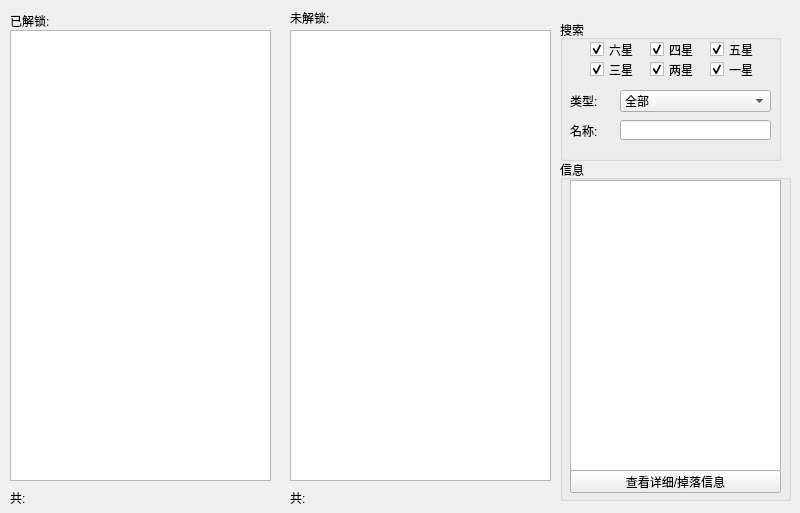
<?xml version="1.0" encoding="UTF-8"?>
<ui version="4.0">
 <class>FrameMine</class>
 <widget class="QMainWindow" name="FrameMine">
  <property name="geometry">
   <rect>
    <x>0</x>
    <y>0</y>
    <width>800</width>
    <height>513</height>
   </rect>
  </property>
  <property name="windowTitle">
   <string>测试-图鉴</string>
  </property>
  <property name="windowIcon">
   <iconset>
    <normaloff>icon/icon.png</normaloff>icon/icon.png</iconset>
  </property>
  <widget class="QWidget" name="centralwidget">
   <widget class="QLabel" name="label">
    <property name="geometry">
     <rect>
      <x>10</x>
      <y>10</y>
      <width>81</width>
      <height>21</height>
     </rect>
    </property>
    <property name="text">
     <string>已解锁:</string>
    </property>
   </widget>
   <widget class="QLabel" name="label_2">
    <property name="geometry">
     <rect>
      <x>290</x>
      <y>10</y>
      <width>61</width>
      <height>16</height>
     </rect>
    </property>
    <property name="text">
     <string>未解锁:</string>
    </property>
   </widget>
   <widget class="QListWidget" name="lt_exist_ship">
    <property name="geometry">
     <rect>
      <x>10</x>
      <y>30</y>
      <width>261</width>
      <height>451</height>
     </rect>
    </property>
   </widget>
   <widget class="QListWidget" name="lt_not_exist_ship">
    <property name="geometry">
     <rect>
      <x>290</x>
      <y>30</y>
      <width>261</width>
      <height>451</height>
     </rect>
    </property>
   </widget>
   <widget class="QGroupBox" name="groupBox">
    <property name="geometry">
     <rect>
      <x>560</x>
      <y>20</y>
      <width>221</width>
      <height>141</height>
     </rect>
    </property>
    <property name="title">
     <string>搜索</string>
    </property>
    <widget class="QComboBox" name="cb_type">
     <property name="geometry">
      <rect>
       <x>60</x>
       <y>70</y>
       <width>151</width>
       <height>22</height>
      </rect>
     </property>
     <item>
      <property name="text">
       <string>全部</string>
      </property>
     </item>
     <item>
      <property name="text">
       <string>航母</string>
      </property>
     </item>
     <item>
      <property name="text">
       <string>轻母</string>
      </property>
     </item>
     <item>
      <property name="text">
       <string>装母</string>
      </property>
     </item>
     <item>
      <property name="text">
       <string>战列</string>
      </property>
     </item>
     <item>
      <property name="text">
       <string>航战</string>
      </property>
     </item>
     <item>
      <property name="text">
       <string>战巡</string>
      </property>
     </item>
     <item>
      <property name="text">
       <string>重巡</string>
      </property>
     </item>
     <item>
      <property name="text">
       <string>航巡</string>
      </property>
     </item>
     <item>
      <property name="text">
       <string>雷巡</string>
      </property>
     </item>
     <item>
      <property name="text">
       <string>轻巡</string>
      </property>
     </item>
     <item>
      <property name="text">
       <string>重炮</string>
      </property>
     </item>
     <item>
      <property name="text">
       <string>驱逐</string>
      </property>
     </item>
     <item>
      <property name="text">
       <string>潜母</string>
      </property>
     </item>
     <item>
      <property name="text">
       <string>潜艇</string>
      </property>
     </item>
     <item>
      <property name="text">
       <string>炮潜</string>
      </property>
     </item>
     <item>
      <property name="text">
       <string>补给</string>
      </property>
     </item>
     <item>
      <property name="text">
       <string>导驱</string>
      </property>
     </item>
     <item>
      <property name="text">
       <string>防驱</string>
      </property>
     </item>
     <item>
      <property name="text">
       <string>其他</string>
      </property>
     </item>
    </widget>
    <widget class="QLabel" name="label_4">
     <property name="geometry">
      <rect>
       <x>10</x>
       <y>70</y>
       <width>54</width>
       <height>21</height>
      </rect>
     </property>
     <property name="text">
      <string>类型:</string>
     </property>
    </widget>
    <widget class="QLabel" name="label_5">
     <property name="geometry">
      <rect>
       <x>10</x>
       <y>100</y>
       <width>41</width>
       <height>21</height>
      </rect>
     </property>
     <property name="text">
      <string>名称:</string>
     </property>
    </widget>
    <widget class="QLineEdit" name="ed_name">
     <property name="geometry">
      <rect>
       <x>60</x>
       <y>100</y>
       <width>151</width>
       <height>20</height>
      </rect>
     </property>
    </widget>
    <widget class="QCheckBox" name="cb_count_2">
     <property name="geometry">
      <rect>
       <x>90</x>
       <y>40</y>
       <width>61</width>
       <height>19</height>
      </rect>
     </property>
     <property name="text">
      <string>两星</string>
     </property>
     <property name="checked">
      <bool>true</bool>
     </property>
    </widget>
    <widget class="QCheckBox" name="cb_count_3">
     <property name="geometry">
      <rect>
       <x>30</x>
       <y>40</y>
       <width>61</width>
       <height>19</height>
      </rect>
     </property>
     <property name="text">
      <string>三星</string>
     </property>
     <property name="checked">
      <bool>true</bool>
     </property>
    </widget>
    <widget class="QCheckBox" name="cb_count_4">
     <property name="geometry">
      <rect>
       <x>90</x>
       <y>20</y>
       <width>61</width>
       <height>19</height>
      </rect>
     </property>
     <property name="text">
      <string>四星</string>
     </property>
     <property name="checked">
      <bool>true</bool>
     </property>
    </widget>
    <widget class="QCheckBox" name="cb_count_5">
     <property name="geometry">
      <rect>
       <x>150</x>
       <y>20</y>
       <width>61</width>
       <height>19</height>
      </rect>
     </property>
     <property name="text">
      <string>五星</string>
     </property>
     <property name="checked">
      <bool>true</bool>
     </property>
    </widget>
    <widget class="QCheckBox" name="cb_count_6">
     <property name="geometry">
      <rect>
       <x>30</x>
       <y>20</y>
       <width>61</width>
       <height>19</height>
      </rect>
     </property>
     <property name="text">
      <string>六星</string>
     </property>
     <property name="checked">
      <bool>true</bool>
     </property>
    </widget>
    <widget class="QCheckBox" name="cb_count_1">
     <property name="geometry">
      <rect>
       <x>150</x>
       <y>40</y>
       <width>61</width>
       <height>19</height>
      </rect>
     </property>
     <property name="text">
      <string>一星</string>
     </property>
     <property name="checked">
      <bool>true</bool>
     </property>
    </widget>
   </widget>
   <widget class="QGroupBox" name="groupBox_2">
    <property name="geometry">
     <rect>
      <x>560</x>
      <y>160</y>
      <width>231</width>
      <height>341</height>
     </rect>
    </property>
    <property name="title">
     <string>信息</string>
    </property>
    <widget class="QTableWidget" name="tw_detail">
     <property name="geometry">
      <rect>
       <x>10</x>
       <y>20</y>
       <width>211</width>
       <height>291</height>
      </rect>
     </property>
    </widget>
    <widget class="QPushButton" name="bt_detail">
     <property name="geometry">
      <rect>
       <x>10</x>
       <y>310</y>
       <width>211</width>
       <height>23</height>
      </rect>
     </property>
     <property name="text">
      <string>查看详细/掉落信息</string>
     </property>
    </widget>
   </widget>
   <widget class="QLabel" name="tv_exist">
    <property name="geometry">
     <rect>
      <x>10</x>
      <y>490</y>
      <width>61</width>
      <height>16</height>
     </rect>
    </property>
    <property name="text">
     <string>共:</string>
    </property>
   </widget>
   <widget class="QLabel" name="tv_not_exist">
    <property name="geometry">
     <rect>
      <x>290</x>
      <y>490</y>
      <width>61</width>
      <height>16</height>
     </rect>
    </property>
    <property name="text">
     <string>共:</string>
    </property>
   </widget>
  </widget>
 </widget>
 <resources/>
 <connections/>
</ui>
